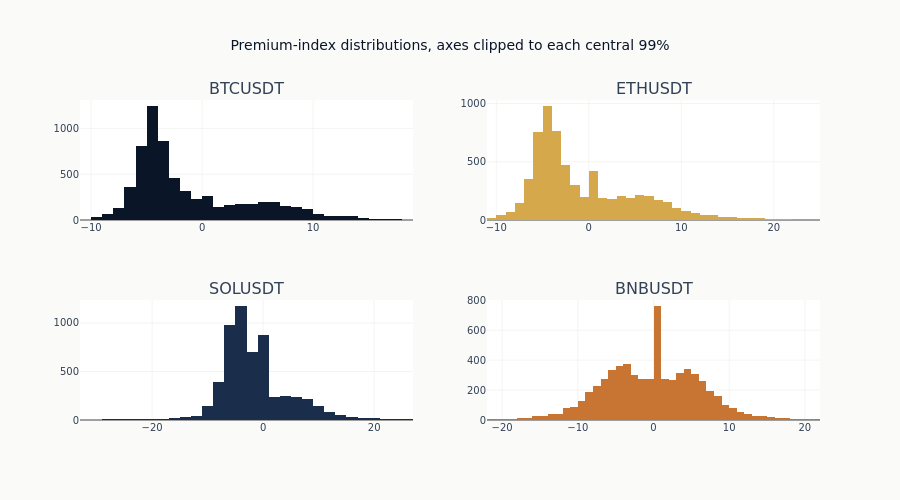

The notebook cell this image was saved under:
### Code cell
# Compare premium distributions across major assets
major_symbols = ["BTCUSDT", "ETHUSDT", "SOLUSDT", "BNBUSDT"]

fig = make_subplots(rows=2, cols=2, subplot_titles=major_symbols)

colors = ml4t_palette(len(major_symbols), categorical=True)

for idx, (symbol, color) in enumerate(zip(major_symbols, colors, strict=False)):
    row = idx // 2 + 1
    col = idx % 2 + 1

    data = premium_df.filter(pl.col("symbol") == symbol)["premium_index_close"].to_numpy() * 10000

    # SOL carries a handful of thousand-bps dislocations. Restricting the axis is not
    # enough — the bin width is set by the full range, so the visible window would hold
    # two bins. Drop the outer 1% before binning so all four panels resolve their body.
    # A reduced test panel may not carry every symbol, and a percentile of nothing raises.
    if data.size:
        lo, hi = np.percentile(data, [0.5, 99.5])
        data = data[(data >= lo) & (data <= hi)]

    fig.add_trace(
        go.Histogram(x=data, nbinsx=50, marker_color=color, name=symbol), row=row, col=col
    )

fig.update_layout(
    title="Premium-index distributions, axes clipped to each central 99%",
    height=500,
    showlegend=False,
)
fig.show()

### Figure 1 — Plotly figure (JSON) as saved in the notebook; plotly's stock layout.template omitted (floating-point values rounded to 4 significant figures; data arrays with more than 128 entries replaced by an {"elided": "..."} marker saying what was removed)
{"data": [{"marker": {"color": "#0a1628"}, "name": "BTCUSDT", "nbinsx": 50, "type": "histogram", "x": {"elided": "6489 float values"}, "xaxis": "x", "yaxis": "y"}, {"marker": {"color": "#D4A84B"}, "name": "ETHUSDT", "nbinsx": 50, "type": "histogram", "x": {"elided": "6489 float values"}, "xaxis": "x2", "yaxis": "y2"}, {"marker": {"color": "#1a2d4a"}, "name": "SOLUSDT", "nbinsx": 50, "type": "histogram", "x": {"elided": "5729 float values"}, "xaxis": "x3", "yaxis": "y3"}, {"marker": {"color": "#C87533"}, "name": "BNBUSDT", "nbinsx": 50, "type": "histogram", "x": {"elided": "6368 float values"}, "xaxis": "x4", "yaxis": "y4"}], "layout": {"annotations": [{"font": {"size": 16}, "showarrow": false, "text": "BTCUSDT", "x": 0.225, "xanchor": "center", "xref": "paper", "y": 1.0, "yanchor": "bottom", "yref": "paper"}, {"font": {"size": 16}, "showarrow": false, "text": "ETHUSDT", "x": 0.775, "xanchor": "center", "xref": "paper", "y": 1.0, "yanchor": "bottom", "yref": "paper"}, {"font": {"size": 16}, "showarrow": false, "text": "SOLUSDT", "x": 0.225, "xanchor": "center", "xref": "paper", "y": 0.375, "yanchor": "bottom", "yref": "paper"}, {"font": {"size": 16}, "showarrow": false, "text": "BNBUSDT", "x": 0.775, "xanchor": "center", "xref": "paper", "y": 0.375, "yanchor": "bottom", "yref": "paper"}], "height": 500, "showlegend": false, "title": {"text": "Premium-index distributions, axes clipped to each central 99%"}, "xaxis": {"anchor": "y", "domain": [0.0, 0.45]}, "xaxis2": {"anchor": "y2", "domain": [0.55, 1.0]}, "xaxis3": {"anchor": "y3", "domain": [0.0, 0.45]}, "xaxis4": {"anchor": "y4", "domain": [0.55, 1.0]}, "yaxis": {"anchor": "x", "domain": [0.625, 1.0]}, "yaxis2": {"anchor": "x2", "domain": [0.625, 1.0]}, "yaxis3": {"anchor": "x3", "domain": [0.0, 0.375]}, "yaxis4": {"anchor": "x4", "domain": [0.0, 0.375]}}}
